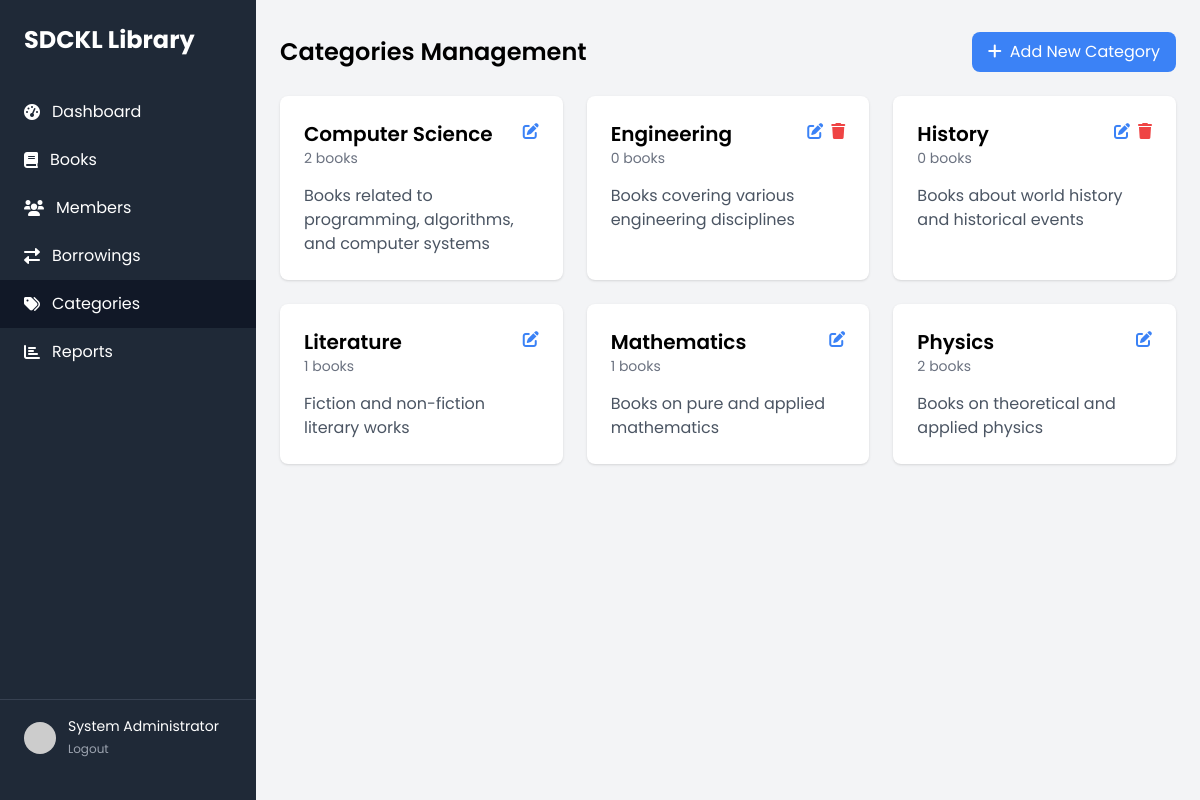
Screenshot of /categories.php (signed in) with the database file from the repository.
### tables this page shows
CREATE TABLE IF NOT EXISTS categories (
    id INT PRIMARY KEY AUTO_INCREMENT,
    name VARCHAR(50) NOT NULL,
    description TEXT,
    created_at TIMESTAMP DEFAULT CURRENT_TIMESTAMP
);

### categories.php (the view, shortened to what this page needs)
<?php
require_once 'database/config.php';
$categories_query = "
    SELECT c.*, COUNT(b.id) as book_count
    FROM categories c
    LEFT JOIN books b ON c.id = b.category_id
    GROUP BY c.id
    ORDER BY c.name";
$categories = $conn->query($categories_query);
?>
<!DOCTYPE html>
<html lang="en">
<head>
    <script src="https://cdn.tailwindcss.com"></script>
    <link rel="stylesheet" href="https://cdnjs.cloudflare.com/ajax/libs/font-awesome/6.0.0-beta3/css/all.min.css">
</head>
<body class="bg-gray-100">
    <div class="min-h-screen flex">
        <div class="bg-gray-800 text-white w-64 py-6 flex flex-col">
            <div class="px-6 mb-8">
                <h1 class="text-2xl font-bold">SDCKL Library</h1>
            </div>
            <nav class="flex-1">
                <a href="dashboard.php" class="flex items-center px-6 py-3 hover:bg-gray-700">
                    <i class="fas fa-tachometer-alt mr-3"></i>
                    Dashboard
                </a>
                <a href="books.php" class="flex items-center px-6 py-3 hover:bg-gray-700">
                    <i class="fas fa-book mr-3"></i>
                    Books
                </a>
                <a href="members.php" class="flex items-center px-6 py-3 hover:bg-gray-700">
                    <i class="fas fa-users mr-3"></i>
                    Members
                </a>
                <a href="borrowings.php" class="flex items-center px-6 py-3 hover:bg-gray-700">
                    <i class="fas fa-exchange-alt mr-3"></i>
                    Borrowings
                </a>
                <a href="categories.php" class="flex items-center px-6 py-3 bg-gray-900">
                    <i class="fas fa-tags mr-3"></i>
                    Categories
                </a>
                <a href="reports.php" class="flex items-center px-6 py-3 hover:bg-gray-700">
                    <i class="fas fa-chart-bar mr-3"></i>
                    Reports
                </a>
            </nav>
            <div class="px-6 py-4 border-t border-gray-700">
                <div class="flex items-center">
                    <img src="https://ui-avatars.com/api/?name=<?php echo urlencode($_SESSION['full_name']); ?>"
                         class="w-8 h-8 rounded-full mr-3">
                    <div>
                        <p class="text-sm"><?php echo htmlspecialchars($_SESSION['full_name']); ?></p>
                        <a href="logout.php" class="text-xs text-gray-400 hover:text-white">Logout</a>
                    </div>
                </div>
            </div>
        </div>
        <div class="flex-1 overflow-x-hidden overflow-y-auto">
            <div class="container mx-auto px-6 py-8">
                <div class="flex justify-between items-center mb-6">
                    <h2 class="text-2xl font-semibold">Categories Management</h2>
                    <button onclick="document.getElementById('addCategoryModal').classList.remove('hidden')"
                            class="bg-blue-500 text-white px-4 py-2 rounded-lg hover:bg-blue-600">
                        <i class="fas fa-plus mr-2"></i>Add New Category
                    </button>
                </div>
                <div class="grid grid-cols-1 md:grid-cols-2 lg:grid-cols-3 gap-6">
                    <?php while($category = $categories->fetch_assoc()): ?>
                    <div class="bg-white rounded-lg shadow p-6">
                        <div class="flex justify-between items-start mb-4">
                            <div>
                                <h3 class="text-xl font-semibold"><?php echo htmlspecialchars($category['name']); ?></h3>
                                <p class="text-sm text-gray-500"><?php echo $category['book_count']; ?> books</p>
                            </div>
                            <div class="flex space-x-2">
                                <button onclick="editCategory(<?php echo $category['id']; ?>, '<?php echo addslashes($category['name']); ?>', '<?php echo addslashes($category['description']); ?>')"
                                        class="text-blue-500 hover:text-blue-700">
                                    <i class="fas fa-edit"></i>
                                </button>
                                <?php if ($category['book_count'] == 0): ?>
                                <form method="POST" class="inline" onsubmit="return confirm('Are you sure you want to delete this category?');">
                                    <button type="submit" class="text-red-500 hover:text-red-700">
                                        <i class="fas fa-trash"></i>
                                    </button>
                                </form>
                                <?php endif; ?>
                            </div>
                        </div>
                        <p class="text-gray-600"><?php echo htmlspecialchars($category['description']); ?></p>
                    </div>
                    <?php endwhile; ?>
                </div>
            </div>
        </div>
    </div>
</body>
</html>

### categories.php (style rules this page uses)
body { font-family: 'Poppins', sans-serif; }

### rows the page displays
categories: name "Computer Science", book_count "2", description "Books related to programming, algorithms, and computer systems"
categories: name "Engineering", book_count "0", description "Books covering various engineering disciplines"
categories: name "History", book_count "0", description "Books about world history and historical events"
categories: name "Literature", book_count "1", description "Fiction and non-fiction literary works"
categories: name "Mathematics", book_count "1", description "Books on pure and applied mathematics"
categories: name "Physics", book_count "2", description "Books on theoretical and applied physics"

### other values shown
$_SESSION['full_name'] "System Administrator"
